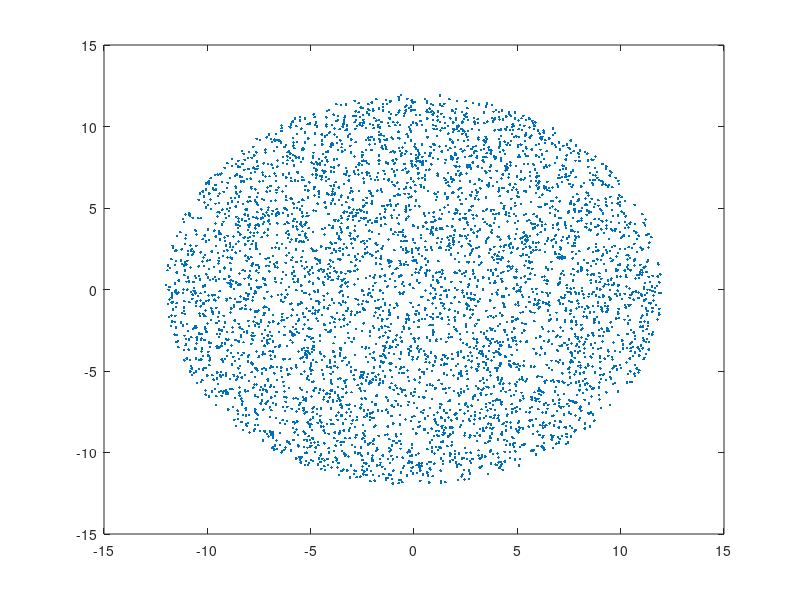

Here is the MATLAB script that generated this plot:
% 用蒙特卡洛模拟扔飞镖
radius = [1 2.5 5 8 12];
goal = [50 25 15 10 5];
n = 1000;
r = 12 * sqrt(rand(1,5*n));
ang = 2 * pi * rand(1,5*n);
x = r .* sin(ang);
y = r .* cos(ang);
temp = zeros(1,5);
average = zeros(1,n);
plot(x,y,'.');
for i = 1:n
    for j = 1:5
        distance = norm([x((i-1)*5+j),y((i-1)*5+j)]-[0,0]);
        if distance < radius(1)
            temp(j) = goal(1);
        elseif distance < radius(2)
            temp(j) = goal(2);
        elseif distance < radius(3)
            temp(j) = goal(3);
        elseif distance < radius(4)
            temp(j) = goal(4);
        elseif distance < radius(5)
            temp(j) = goal(5);
        end
    end
    average(i) = mean(temp);
end

aver = mean(average)
